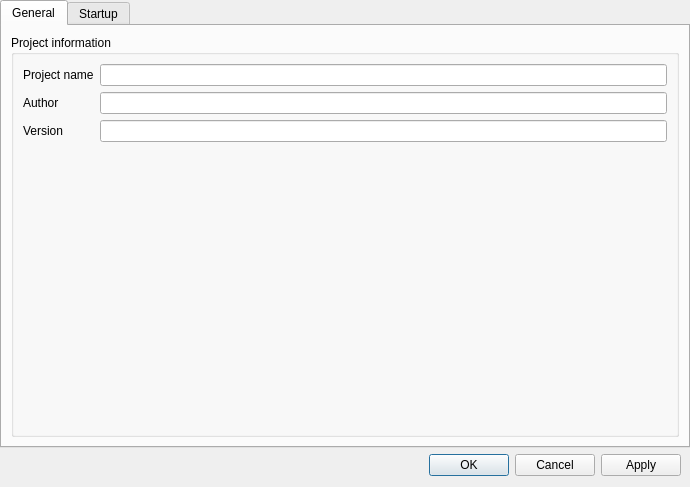
<?xml version="1.0" encoding="UTF-8"?>
<ui version="4.0">
 <class>project_properties</class>
 <widget class="QDialog" name="project_properties">
  <property name="geometry">
   <rect>
    <x>0</x>
    <y>0</y>
    <width>690</width>
    <height>487</height>
   </rect>
  </property>
  <property name="minimumSize">
   <size>
    <width>690</width>
    <height>487</height>
   </size>
  </property>
  <property name="windowTitle">
   <string>Project properties</string>
  </property>
  <layout class="QVBoxLayout" name="verticalLayout">
   <property name="leftMargin">
    <number>0</number>
   </property>
   <property name="topMargin">
    <number>0</number>
   </property>
   <property name="rightMargin">
    <number>0</number>
   </property>
   <item>
    <widget class="QTabWidget" name="tabs">
     <property name="tabPosition">
      <enum>QTabWidget::North</enum>
     </property>
     <property name="currentIndex">
      <number>0</number>
     </property>
     <widget class="QWidget" name="general">
      <attribute name="title">
       <string>General</string>
      </attribute>
      <layout class="QVBoxLayout" name="verticalLayout_2">
       <item>
        <widget class="QGroupBox" name="general_info">
         <property name="title">
          <string>Project information</string>
         </property>
         <property name="flat">
          <bool>true</bool>
         </property>
         <layout class="QFormLayout" name="formLayout">
          <item row="0" column="0">
           <widget class="QLabel" name="project_name_label">
            <property name="text">
             <string>Project name</string>
            </property>
           </widget>
          </item>
          <item row="0" column="1">
           <widget class="QLineEdit" name="project_name_edit"/>
          </item>
          <item row="1" column="0">
           <widget class="QLabel" name="author_label">
            <property name="text">
             <string>Author</string>
            </property>
           </widget>
          </item>
          <item row="2" column="0">
           <widget class="QLabel" name="version_label">
            <property name="text">
             <string>Version</string>
            </property>
           </widget>
          </item>
          <item row="1" column="1">
           <widget class="QLineEdit" name="author_edit"/>
          </item>
          <item row="2" column="1">
           <widget class="QLineEdit" name="version_edit"/>
          </item>
         </layout>
        </widget>
       </item>
      </layout>
     </widget>
     <widget class="QWidget" name="startup">
      <property name="enabled">
       <bool>true</bool>
      </property>
      <attribute name="title">
       <string>Startup</string>
      </attribute>
      <layout class="QVBoxLayout" name="verticalLayout_3">
       <item>
        <widget class="QGroupBox" name="startup_info">
         <property name="title">
          <string>Application startup</string>
         </property>
         <property name="flat">
          <bool>true</bool>
         </property>
         <layout class="QFormLayout" name="formLayout_2">
          <item row="0" column="0">
           <widget class="QLabel" name="startup_scene_label">
            <property name="text">
             <string>Startup scene</string>
            </property>
           </widget>
          </item>
          <item row="0" column="1">
           <widget class="QWidget" name="startup_scene_container" native="true">
            <layout class="QHBoxLayout" name="horizontalLayout_2">
             <property name="spacing">
              <number>0</number>
             </property>
             <property name="leftMargin">
              <number>0</number>
             </property>
             <property name="topMargin">
              <number>0</number>
             </property>
             <property name="rightMargin">
              <number>0</number>
             </property>
             <property name="bottomMargin">
              <number>0</number>
             </property>
            </layout>
           </widget>
          </item>
         </layout>
        </widget>
       </item>
      </layout>
     </widget>
    </widget>
   </item>
   <item>
    <widget class="QWidget" name="button_container" native="true">
     <layout class="QHBoxLayout" name="horizontalLayout">
      <property name="spacing">
       <number>0</number>
      </property>
      <property name="topMargin">
       <number>0</number>
      </property>
      <property name="bottomMargin">
       <number>0</number>
      </property>
      <item>
       <widget class="QDialogButtonBox" name="buttons">
        <property name="standardButtons">
         <set>QDialogButtonBox::Apply|QDialogButtonBox::Cancel|QDialogButtonBox::Ok</set>
        </property>
       </widget>
      </item>
     </layout>
    </widget>
   </item>
  </layout>
 </widget>
 <resources/>
 <connections/>
</ui>
